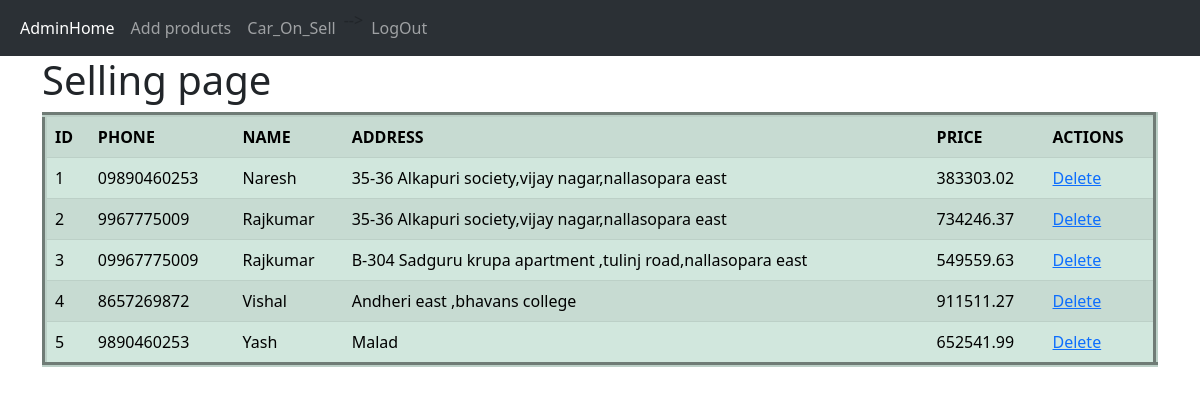
The app's page /carseller with its own data.
### website/models.py (models this page shows)
class Custsell(db.Model, UserMixin):
    id = db.Column(db.Integer, primary_key=True)
    phone = db.Column(db.String(150), unique=True)
    name = db.Column(db.String(150))
    address = db.Column(db.String(150))
    price = db.Column(db.String(150))

### website/auth.py (the view)
@auth.route('/carseller')
def carseller():
    custselling = Custsell.query.all()
    return render_template("carseller.html",user = current_user,custselling=custselling )

### website/templates/carseller.html (shortened to what this page needs)
{% extends "adminbase.html" %}
{% block content %}
<h1>Selling page</h1>
<table class="table table-success table-striped" border="5px">
    <tr>
      <th>ID</th>
      <th>PHONE</th>
      <th>NAME</th>
      <th>ADDRESS</th>
      <th>PRICE</th>
      <th>ACTIONS</th>
    </tr>
    {% for sell in custselling %}
      <tr>
        <td>{{ loop.index }}</td>
        <td>{{ sell.phone }}</td>
        <td>{{ sell.name  }}</td>
        <td>{{ sell.address  }}</td>
        <td>{{ sell.price  }}</td>
        <td>
            <a href="{{ url_for('auth.delete_sell', sell_id=sell.id) }}">Delete</a>
        </td>
      </tr>
    {% endfor %}
  </table>
{% endblock %}

### records on screen
Custsell: phone "09890460253", name "Naresh", address "35-36 Alkapuri society,vijay nagar,nallasopara east", price "383303.02"
Custsell: phone "9967775009", name "Rajkumar", address "35-36 Alkapuri society,vijay nagar,nallasopara east", price "734246.37"
Custsell: phone "09967775009", name "Rajkumar", address "B-304 Sadguru krupa apartment ,tulinj road,nallasopara east", price "549559.63"
Custsell: phone "8657269872", name "Vishal", address "Andheri east ,bhavans college", price "911511.27"
Custsell: phone "9890460253", name "Yash", address "Malad", price "652541.99"
